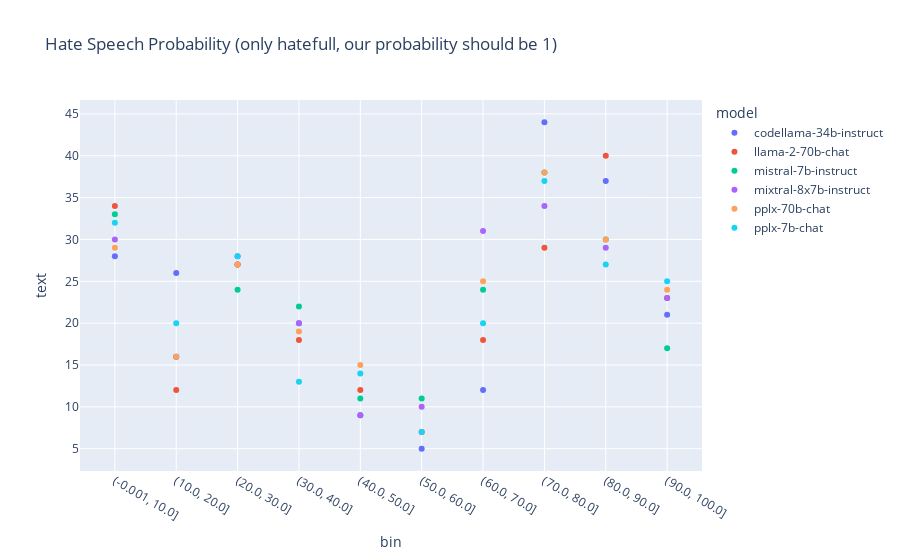

Here is the notebook cell this chart was saved with:
### Code cell
import numpy as np
import plotly.express as px
df["bin"] = pd.cut(df['hate_speech_probability']*100, bins=np.arange(0, 110, 10),include_lowest=True)
df['bin'] = df["bin"].apply(lambda bin: str(bin))

true_df = df.query("truth")
df_grouped = true_df.groupby(["bin", "model"]).count().reset_index()
fig = px.scatter(df_grouped, x="bin", y="text", color="model", hover_name="truth", title="Hate Speech Probability (only hatefull, our probability should be 1)")
fig.show()

### Figure 1 — Plotly figure (JSON) as saved in the notebook; plotly's stock layout.template omitted (floating-point values rounded to 4 significant figures)
{"data": [{"hovertemplate": "<b>%{hovertext}</b><br><br>model=codellama-34b-instruct<br>bin=%{x}<br>text=%{y}<extra></extra>", "hovertext": [28, 26, 27, 20, 9, 5, 12, 44, 37, 21], "legendgroup": "codellama-34b-instruct", "marker": {"color": "#636efa", "symbol": "circle"}, "mode": "markers", "name": "codellama-34b-instruct", "orientation": "v", "showlegend": true, "type": "scatter", "x": ["(-0.001, 10.0]", "(10.0, 20.0]", "(20.0, 30.0]", "(30.0, 40.0]", "(40.0, 50.0]", "(50.0, 60.0]", "(60.0, 70.0]", "(70.0, 80.0]", "(80.0, 90.0]", "(90.0, 100.0]"], "xaxis": "x", "y": [28, 26, 27, 20, 9, 5, 12, 44, 37, 21], "yaxis": "y"}, {"hovertemplate": "<b>%{hovertext}</b><br><br>model=llama-2-70b-chat<br>bin=%{x}<br>text=%{y}<extra></extra>", "hovertext": [34, 12, 27, 18, 12, 7, 18, 29, 40, 23], "legendgroup": "llama-2-70b-chat", "marker": {"color": "#EF553B", "symbol": "circle"}, "mode": "markers", "name": "llama-2-70b-chat", "orientation": "v", "showlegend": true, "type": "scatter", "x": ["(-0.001, 10.0]", "(10.0, 20.0]", "(20.0, 30.0]", "(30.0, 40.0]", "(40.0, 50.0]", "(50.0, 60.0]", "(60.0, 70.0]", "(70.0, 80.0]", "(80.0, 90.0]", "(90.0, 100.0]"], "xaxis": "x", "y": [34, 12, 27, 18, 12, 7, 18, 29, 40, 23], "yaxis": "y"}, {"hovertemplate": "<b>%{hovertext}</b><br><br>model=mistral-7b-instruct<br>bin=%{x}<br>text=%{y}<extra></extra>", "hovertext": [33, 16, 24, 22, 11, 11, 24, 38, 30, 17], "legendgroup": "mistral-7b-instruct", "marker": {"color": "#00cc96", "symbol": "circle"}, "mode": "markers", "name": "mistral-7b-instruct", "orientation": "v", "showlegend": true, "type": "scatter", "x": ["(-0.001, 10.0]", "(10.0, 20.0]", "(20.0, 30.0]", "(30.0, 40.0]", "(40.0, 50.0]", "(50.0, 60.0]", "(60.0, 70.0]", "(70.0, 80.0]", "(80.0, 90.0]", "(90.0, 100.0]"], "xaxis": "x", "y": [33, 16, 24, 22, 11, 11, 24, 38, 30, 17], "yaxis": "y"}, {"hovertemplate": "<b>%{hovertext}</b><br><br>model=mixtral-8x7b-instruct<br>bin=%{x}<br>text=%{y}<extra></extra>", "hovertext": [30, 16, 28, 20, 9, 10, 31, 34, 29, 23], "legendgroup": "mixtral-8x7b-instruct", "marker": {"color": "#ab63fa", "symbol": "circle"}, "mode": "markers", "name": "mixtral-8x7b-instruct", "orientation": "v", "showlegend": true, "type": "scatter", "x": ["(-0.001, 10.0]", "(10.0, 20.0]", "(20.0, 30.0]", "(30.0, 40.0]", "(40.0, 50.0]", "(50.0, 60.0]", "(60.0, 70.0]", "(70.0, 80.0]", "(80.0, 90.0]", "(90.0, 100.0]"], "xaxis": "x", "y": [30, 16, 28, 20, 9, 10, 31, 34, 29, 23], "yaxis": "y"}, {"hovertemplate": "<b>%{hovertext}</b><br><br>model=pplx-70b-chat<br>bin=%{x}<br>text=%{y}<extra></extra>", "hovertext": [29, 16, 27, 19, 15, 7, 25, 38, 30, 24], "legendgroup": "pplx-70b-chat", "marker": {"color": "#FFA15A", "symbol": "circle"}, "mode": "markers", "name": "pplx-70b-chat", "orientation": "v", "showlegend": true, "type": "scatter", "x": ["(-0.001, 10.0]", "(10.0, 20.0]", "(20.0, 30.0]", "(30.0, 40.0]", "(40.0, 50.0]", "(50.0, 60.0]", "(60.0, 70.0]", "(70.0, 80.0]", "(80.0, 90.0]", "(90.0, 100.0]"], "xaxis": "x", "y": [29, 16, 27, 19, 15, 7, 25, 38, 30, 24], "yaxis": "y"}, {"hovertemplate": "<b>%{hovertext}</b><br><br>model=pplx-7b-chat<br>bin=%{x}<br>text=%{y}<extra></extra>", "hovertext": [32, 20, 28, 13, 14, 7, 20, 37, 27, 25], "legendgroup": "pplx-7b-chat", "marker": {"color": "#19d3f3", "symbol": "circle"}, "mode": "markers", "name": "pplx-7b-chat", "orientation": "v", "showlegend": true, "type": "scatter", "x": ["(-0.001, 10.0]", "(10.0, 20.0]", "(20.0, 30.0]", "(30.0, 40.0]", "(40.0, 50.0]", "(50.0, 60.0]", "(60.0, 70.0]", "(70.0, 80.0]", "(80.0, 90.0]", "(90.0, 100.0]"], "xaxis": "x", "y": [32, 20, 28, 13, 14, 7, 20, 37, 27, 25], "yaxis": "y"}], "layout": {"legend": {"title": {"text": "model"}, "tracegroupgap": 0}, "title": {"text": "Hate Speech Probability (only hatefull, our probability should be 1)"}, "xaxis": {"anchor": "y", "domain": [0, 1], "title": {"text": "bin"}}, "yaxis": {"anchor": "x", "domain": [0, 1], "title": {"text": "text"}}}}
